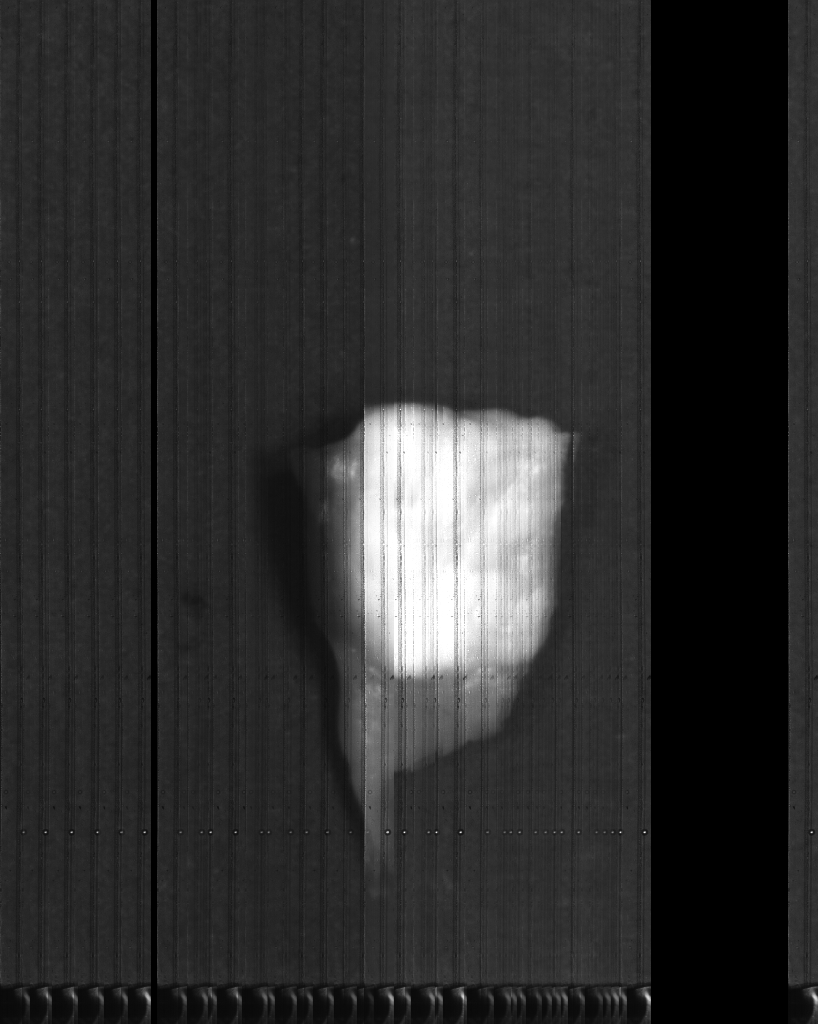
#> input picture stitches/pano_1.png, 818 x 1024 px; its folder holds 2 pictures in this run
$ python matchTem.py
#> lines starting #> are read from the running program, lines starting #| are printed output that depends on the picture
import cv2
import numpy as np
import glob
import time

start = time.time()
num_img = 12
image = [cv2.imread('./stitches/pano_' + str(i+1) + '.png', 0) for i in range(num_img) ]
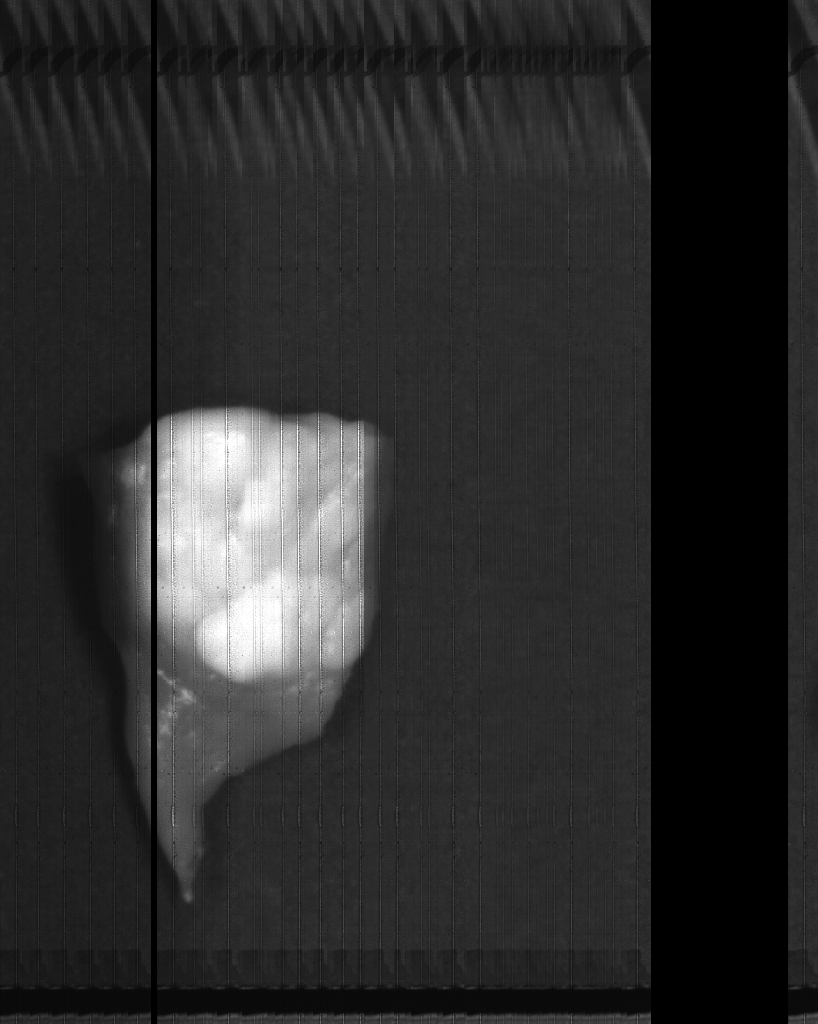
#> input picture stitches/pano_11.png, 818 x 1024 px
#> image = 12 items
templt = cv2.imread('./template/datacube.png', 0)
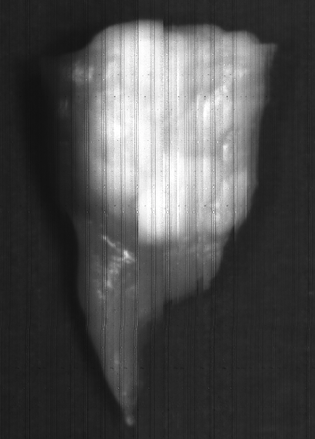
#> input picture template/datacube.png, 315 x 439 px
#> templt: shape (439, 315); min 17, max 255, mean 77.2


w, h = templt.shape
#> w = 439; h = 315

for i in range(num_img):
#> (the run stopped early here; a loop or call above may not have finished)
